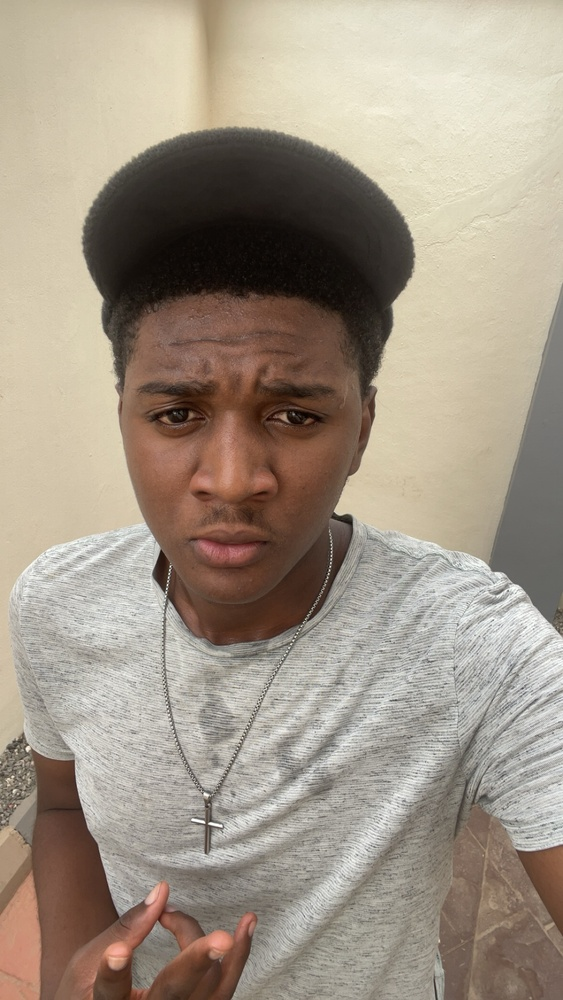
#> input picture images/IMG_2529.JPG, 563 x 1000 px, shrunk from 1244 x 2208 before the run
$ python contours.py
#> lines starting #> are read from the running program, lines starting #| are printed output that depends on the picture; after the words box and inside, x2 and y2 are one past the last pixel; in counts of white or black regions, pixels touching at a corner belong together
import cv2 as cv
img = cv.imread('images/IMG_2529.JPG')
#> img is the input picture: shape (1000, 563, 3); mean B, G, R 134.5, 149.4, 161.3

cv.imshow('FIRST', img)

gray = cv.cvtColor(img, cv.COLOR_BGR2GRAY)
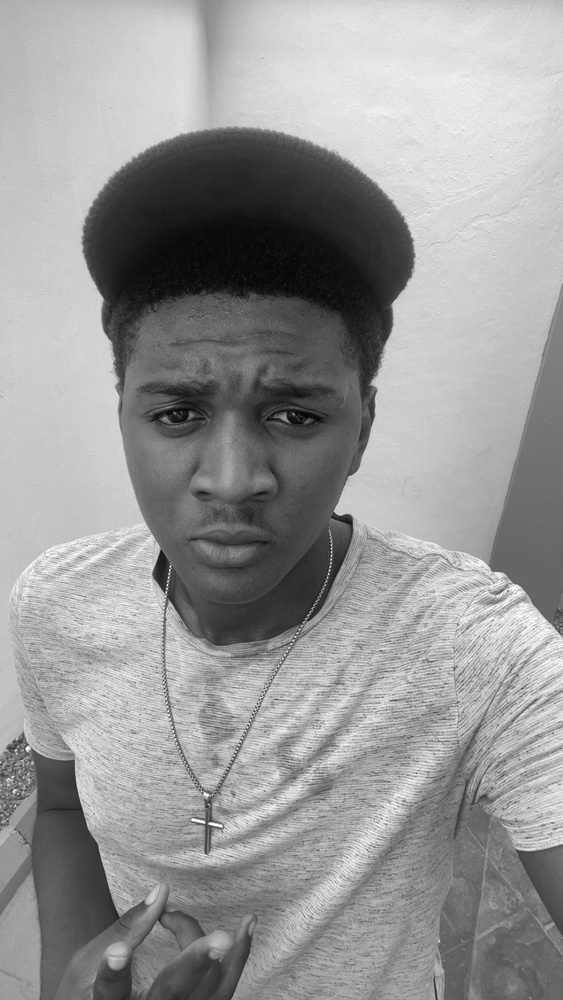
#> gray: shape (1000, 563); min 3, max 255, mean 151.3
cv.imshow('gray', gray)

# [5 lines of commented-out code are left out]

ret, thres = cv.threshold(gray, 125, 255, cv.THRESH_BINARY)
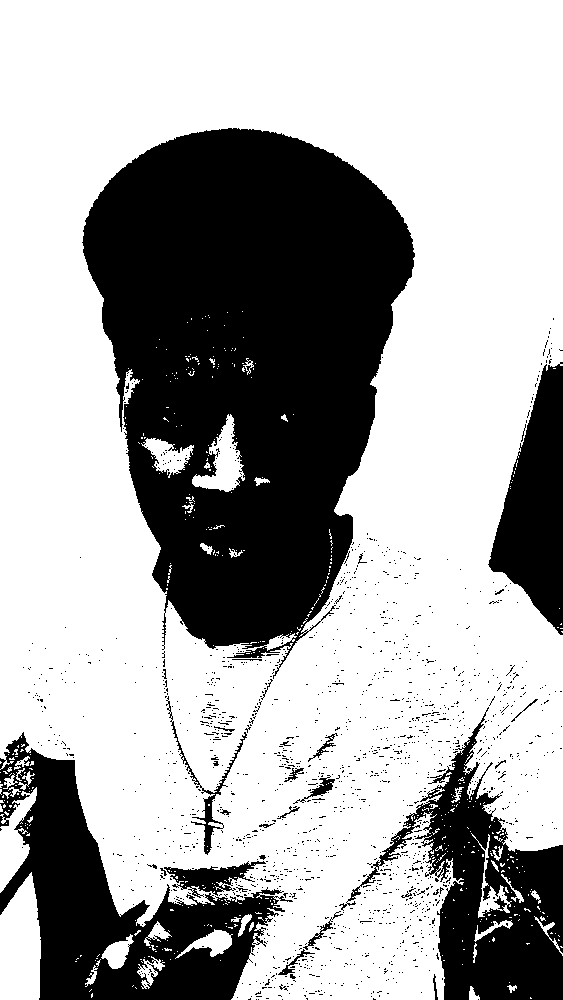
#> thres: shape (1000, 563); 66.4% white; 1542 black regions (1509 under 20 px)
cv.imshow('Thres', thres)

contours, heirachies = cv.findContours(thres, cv.RETR_LIST, cv.CHAIN_APPROX_SIMPLE)
#> contours = 2495 contours, 2403 with area under 20; largest, box (x1, y1, x2, y2) and area: (0, 0, 563, 1000) 486550, (81, 127, 416, 669) 122670, (0, 872, 41, 1000) 4102, (192, 414, 245, 492) 1670, (163, 860, 267, 897) 1640
print(f"{len(contours)} contour(s) found")
#| 2495 contour(s) found
cv.waitKey(0)

$ run again, with images/g1.jpeg copied over images/IMG_2529.JPG
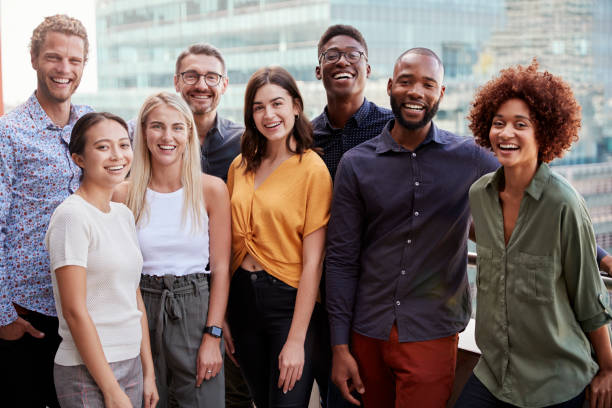
#> input picture images/g1.jpeg, 612 x 408 px
#> img is the input picture: shape (408, 612, 3); mean B, G, R 109.5, 112.6, 126.8
#> `gray = cv.cvtColor(img, cv.COLOR_BGR2GRAY)`:
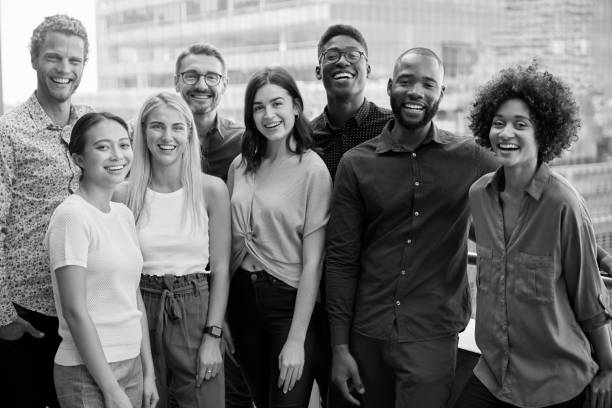
#> gray: shape (408, 612); min 0, max 255, mean 116.5
#> `ret, thres = cv.threshold(gray, 125, 255, cv.THRESH_BINARY)`:
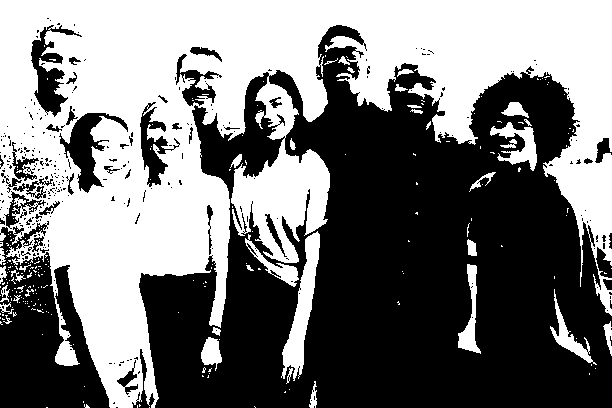
#> thres: shape (408, 612); 47.1% white; 234 white regions (198 under 20 px)
#> contours = 665 contours, 582 with area under 20; largest, box (x1, y1, x2, y2) and area: (0, 0, 612, 408) 115962, (58, 112, 129, 194) 2006, (281, 231, 320, 381) 1996, (30, 24, 69, 118) 1732, (139, 104, 175, 188) 1336
#| 665 contour(s) found
